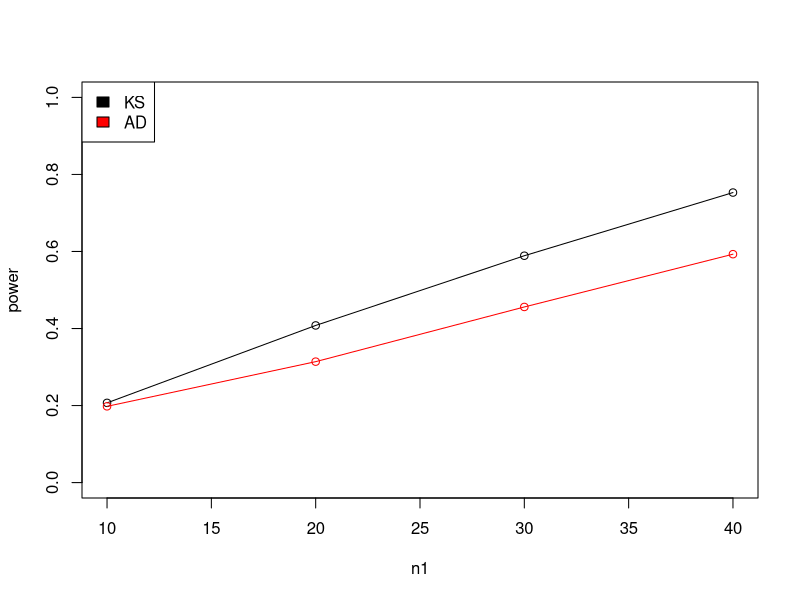
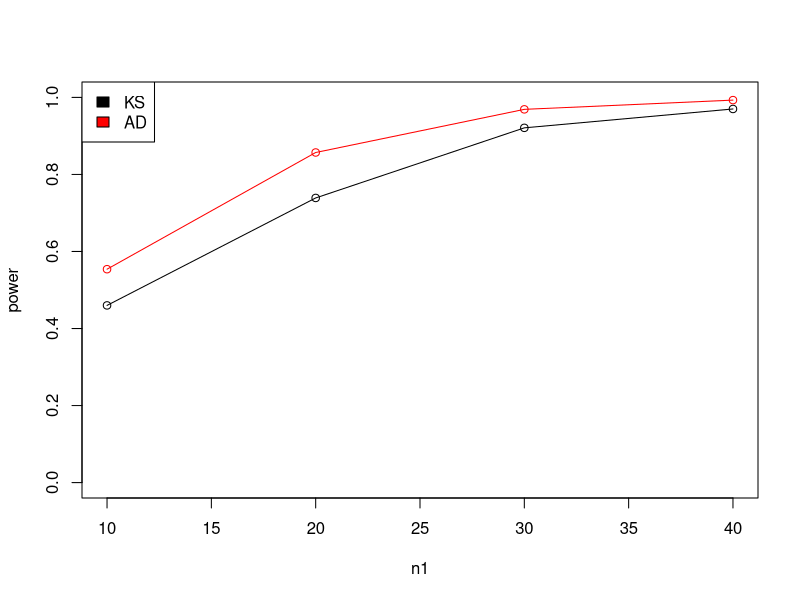
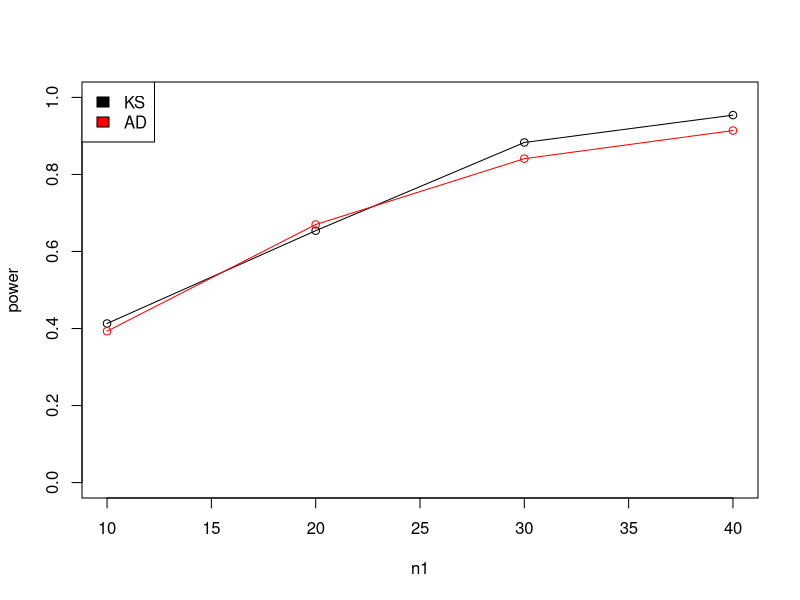
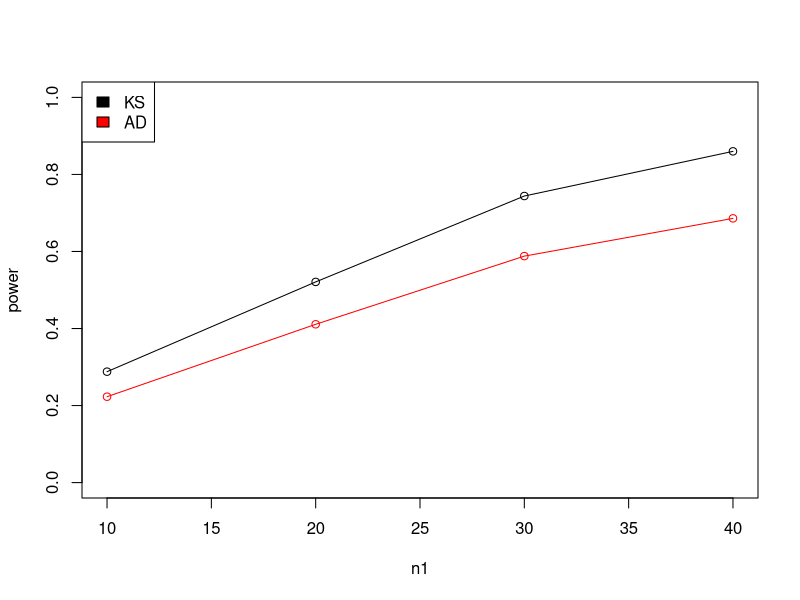
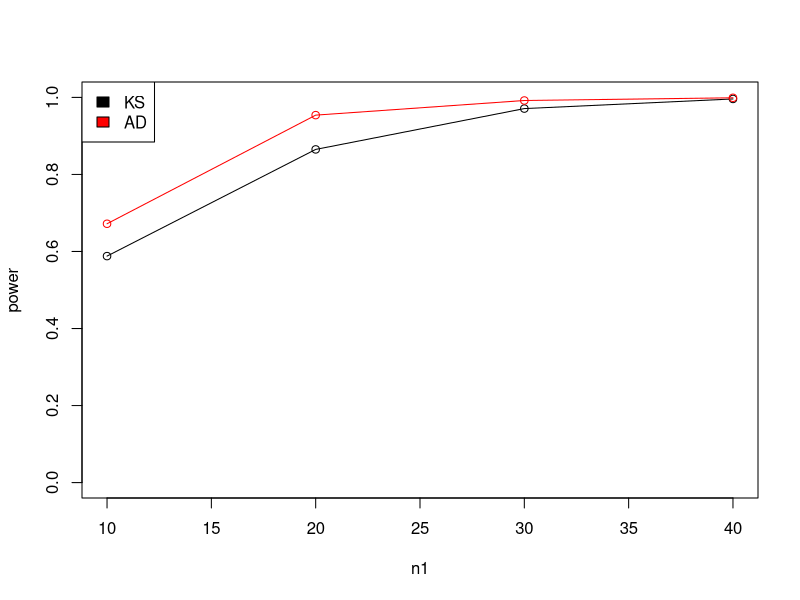
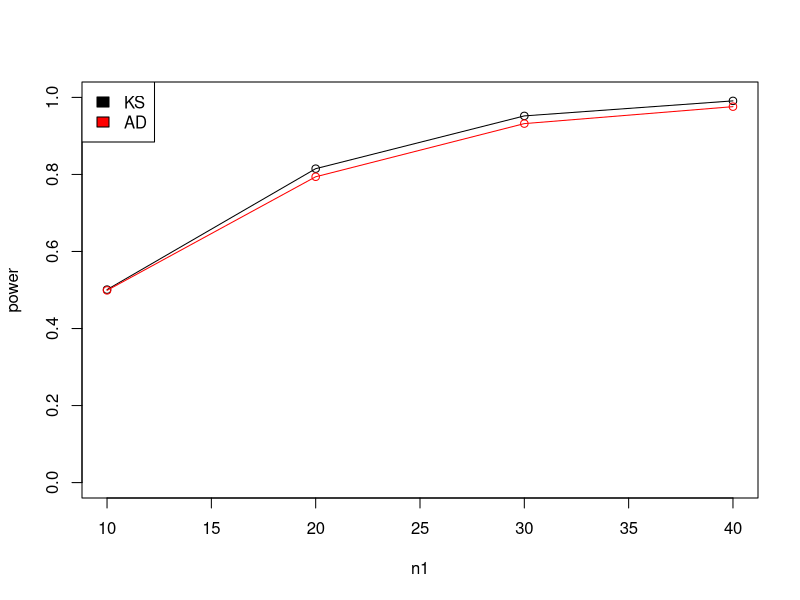
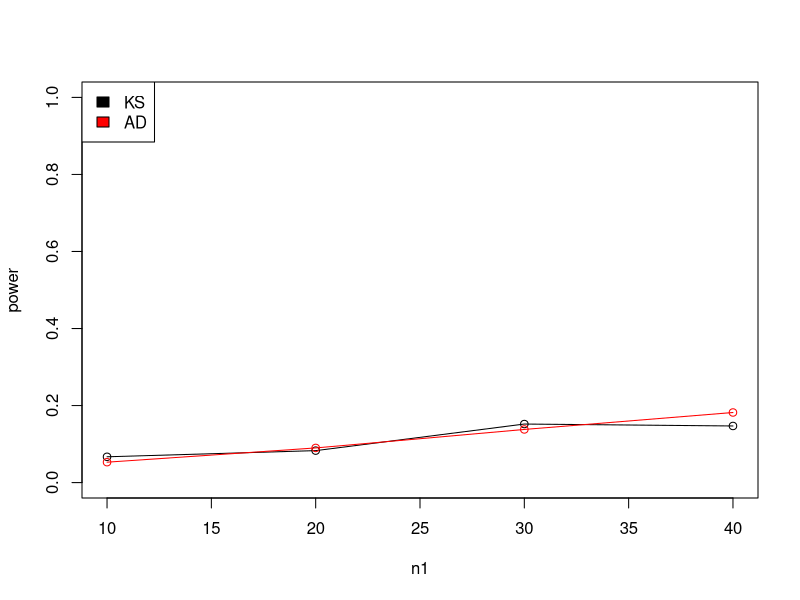
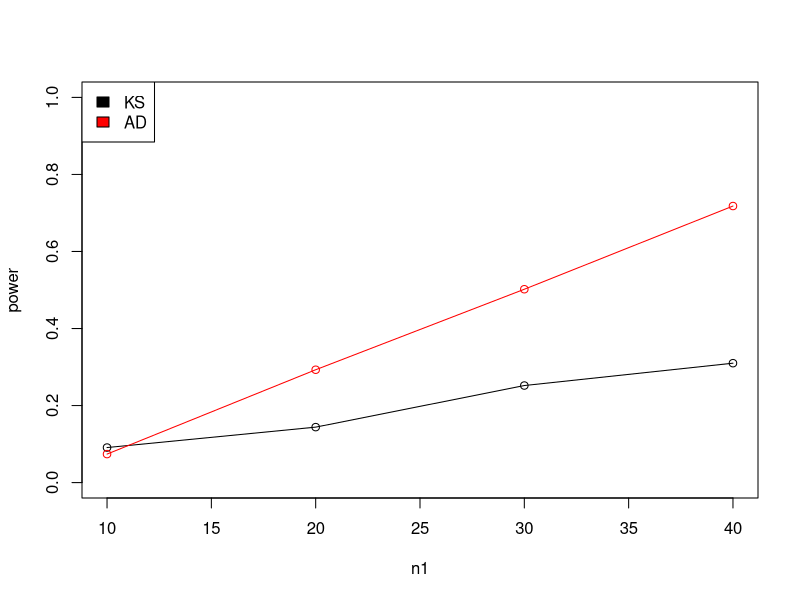

Reproduce these figures in R, in order.
## ---- chunk 1
library(knitr)
library(kableExtra)
library(tidyverse)

KS = c(0.207, 0.408, 0.589, 0.753)
AD = c(0.198, 0.314, 0.456, 0.593)
plot(KS, type = "o", col = "black", ylim = c(0,1), x = c(10, 20, 30,40), xlab = "n1", ylab = "power")
lines(AD, type = "o", col = "red", x = c(10, 20, 30,40))
#title(main = "Cauchy Distribution (center) where n1 = n2")
legend("topleft", c("KS","AD"), fill=c("black","red"))

KS = c(0.460, 0.739, 0.921, 0.970)
AD = c(0.554, 0.857, 0.969, 0.993)
plot(KS, type = "o", col = "black", ylim = c(0,1), x = c(10, 20, 30,40), xlab = "n1", ylab = "power")
lines(AD, type = "o", col = "red", x = c(10, 20, 30,40))
#title(main = "Normal Distribution (center) where n1 = n2")
legend("topleft", c("KS","AD"), fill=c("black","red"))

KS = c(0.413, 0.654, 0.883, 0.954)
AD = c(0.393, 0.670, 0.841, 0.914)
plot(KS, type = "o", col = "black", ylim = c(0,1), x = c(10, 20, 30,40), xlab = "n1", ylab = "power")
lines(AD, type = "o", col = "red", x = c(10, 20, 30,40))
#title(main = "Laplace Distribution (center) where n1 = n2")
legend("topleft", c("KS","AD"), fill=c("black","red"))

KS = c(0.288, 0.521, 0.744, 0.860)
AD = c(0.223, 0.411, 0.588, 0.686)
plot(KS, type = "o", col = "black", ylim = c(0,1), x = c(10, 20, 30,40), xlab = "n1", ylab = "power")
lines(AD, type = "o", col = "red", x = c(10, 20, 30,40))
#title(main = "Cauchy Distribution (center) where n1 = 2 * n2")
legend("topleft", c("KS","AD"), fill=c("black","red"))

KS = c(0.588, 0.865, 0.971, 0.996)
AD = c(0.672, 0.954, 0.992, 0.999)
plot(KS, type = "o", col = "black", ylim = c(0,1), x = c(10, 20, 30,40), xlab = "n1", ylab = "power")
lines(AD, type = "o", col = "red", x = c(10, 20, 30,40))
#title(main = "Normal Distribution (center) where n1 = 2 * n2")
legend("topleft", c("KS","AD"), fill=c("black","red"))

KS = c(0.501, 0.815, 0.952, 0.991)
AD = c(0.499, 0.794, 0.932, 0.976)
plot(KS, type = "o", col = "black", ylim = c(0,1), x = c(10, 20, 30,40), xlab = "n1", ylab = "power")
lines(AD, type = "o", col = "red", x = c(10, 20, 30,40))
#title(main = "Laplace Distribution (center) where n1 = 2 * n2")
legend("topleft", c("KS","AD"), fill=c("black","red"))

KS = c(0.067, 0.083, 0.152, 0.147)
AD = c(0.053, 0.090, 0.138, 0.182)
plot(KS, type = "o", col = "black", ylim = c(0,1), x = c(10, 20, 30,40), xlab = "n1", ylab = "power")
lines(AD, type = "o", col = "red", x = c(10, 20, 30,40))
#title(main = "Cauchy Distribution (spread) where n1 = n2")
legend("topleft", c("KS","AD"), fill=c("black","red"))

KS = c(0.091, 0.144, 0.252, 0.310)
AD = c(0.074, 0.293, 0.502, 0.718)
plot(KS, type = "o", col = "black", ylim = c(0,1), x = c(10, 20, 30,40), xlab = "n1", ylab = "power")
lines(AD, type = "o", col = "red", x = c(10, 20, 30,40))
#title(main = "Normal Distribution (spread) where n1 = n2")
legend("topleft", c("KS","AD"), fill=c("black","red"))

KS = c(0.072, 0.101, 0.179, 0.184)
AD = c(0.069, 0.156, 0.277, 0.415)
plot(KS, type = "o", col = "black", ylim = c(0,1), x = c(10, 20, 30,40), xlab = "n1", ylab = "power")
lines(AD, type = "o", col = "red", x = c(10, 20, 30,40))
#title(main = "Laplace Distribution (spread) where n1 = n2")
legend("topleft", c("KS","AD"), fill=c("black","red"))

KS = c(0.079, 0.119, 0.162, 0.189)
AD = c(0.026, 0.075, 0.115, 0.178)
plot(KS, type = "o", col = "black", ylim = c(0,1), x = c(10, 20, 30,40), xlab = "n1", ylab = "power")
lines(AD, type = "o", col = "red", x = c(10, 20, 30,40))
#title(main = "Cauchy Distribution (spread) where n1 = 2 * n2")
legend("topleft", c("KS","AD"), fill=c("black","red"))

KS = c(0.098, 0.158, 0.313, 0.423)
AD = c(0.050, 0.230, 0.615, 0.817)
plot(KS, type = "o", col = "black", ylim = c(0,1), x = c(10, 20, 30,40), xlab = "n1", ylab = "power")
lines(AD, type = "o", col = "red", x = c(10, 20, 30,40))
#title(main = "Normal Distribution (spread) where n1 = 2 * n2")
legend("topleft", c("KS","AD"), fill=c("black","red"))

KS = c(0.099, 0.119, 0.183, 0.267)
AD = c(0.041, 0.119, 0.320, 0.447)
plot(KS, type = "o", col = "black", ylim = c(0,1), x = c(10, 20, 30,40), xlab = "n1", ylab = "power")
lines(AD, type = "o", col = "red", x = c(10, 20, 30,40))
#title(main = "Laplace Distribution (spread) where n1 = 2 * n2")
legend("topleft", c("KS","AD"), fill=c("black","red"))
